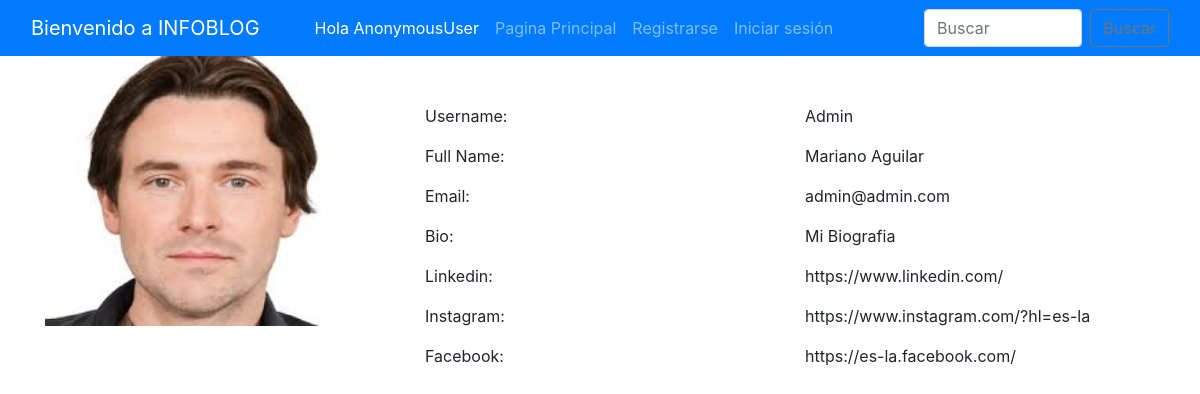
The page /user_profile/21/ on the database its author committed.
### home/models.py (models this page shows, shortened)
class BlogPost(models.Model):
    title=models.CharField(max_length=255)
    author= models.ForeignKey(User, on_delete=models.CASCADE)
    category = models.CharField(max_length=130)
    slug=models.CharField(max_length=130)
    content=models.TextField()
    image = models.ImageField(upload_to="profile_pics", blank=True, null=True)
    dateTime=models.DateTimeField(auto_now_add=True)

class Profile(models.Model):
    user = models.OneToOneField(User, on_delete=models.CASCADE, blank=True, null=True)
    image = models.ImageField(upload_to="profile_pics", blank=True, null=True)
    bio = models.TextField(blank=True, null=True)
    phone_no = models.IntegerField(blank=True, null=True)
    facebook = models.CharField(max_length=300, blank=True, null=True)
    instagram = models.CharField(max_length=300, blank=True, null=True)
    linkedin = models.CharField(max_length=300, blank=True, null=True)

### home/views.py (the view)
# urls.py: path("user_profile/<int:myid>/", views.user_profile, name="user_profile"),
def user_profile(request, myid):
    post = BlogPost.objects.filter(id=myid)
    return render(request, "user_profile.html", {'post':post})

### home/templates/user_profile.html (shortened to what this page needs)
{% extends 'base.html' %}
{% block body %}
<div class="container profile">
            <form method="post">
                <div class="row">
                    {% for i in post %}
                    <div class="col-md-4">
                        <div class="profile-img">
                            {% if i.author.profile.image %}
                            <img src="{{i.author.profile.image.url}}" alt="" width="310px" height="270px">
                            {% endif %}
                        </div>
                    </div>
                    <div class="col-md-8">
                        <div class="profile-tab">
                            <div class="tab-pane">
                                <br><br>
                                        <div class="row">
                                            <div class="col-md-6">
                                                <label>Username:</label>
                                            </div>
                                            <div class="col-md-6">
                                                <p>{{i.author}}</p>
                                            </div>
                                        </div>
                                        <div class="row">
                                            <div class="col-md-6">
                                                <label>Full Name:</label>
                                            </div>
                                            <div class="col-md-6">
                                                <p>{{i.author.get_full_name}}</p>
                                            </div>
                                        </div>
                                        <div class="row">
                                            <div class="col-md-6">
                                                <label>Email:</label>
                                            </div>
                                            <div class="col-md-6">
                                                <p>{{i.author.email}}</p>
                                            </div>
                                        </div>
                                        <div class="row">
                                            <div class="col-md-6">
                                                <label>Bio:</label>
                                            </div>
                                            <div class="col-md-6">
                                                <p>{{i.author.profile.bio}}</p>
                                            </div>
                                        </div>
                                        {% if i.author.profile.linkedin %}
                                        <div class="row">
                                            <div class="col-md-6">
                                                <label>Linkedin:</label>
                                            </div>
                                            <div class="col-md-6">
                                                <p>{{i.author.profile.linkedin}}</p>
                                            </div>
                                        </div>
                                        {% endif %}
                                        {% if i.author.profile.instagram %}
                                        <div class="row">
                                            <div class="col-md-6">
                                                <label>Instagram:</label>
                                            </div>
                                            <div class="col-md-6">
                                                <p>{{i.author.profile.instagram}}</p>
                                            </div>
                                        </div>
                                        {% endif %}
                                        {% if i.author.profile.facebook %}
                                        <div class="row">
                                            <div class="col-md-6">
                                                <label>Facebook:</label>
                                            </div>
                                            <div class="col-md-6">
                                                <p>{{i.author.profile.facebook}}</p>
                                            </div>
                                        </div>
                                        {% endif %}
                                        {% endfor %}
                            </div>
                        </div>
                    </div>
            </form>
            </div>
        {% endblock %}

### rows shown on the page
BlogPost: author.profile.image (picture), author "Admin", author.get_full_name "Mariano Aguilar", author.email "admin@admin.com", author.profile.bio "Mi Biografia", author.profile.linkedin "https://www.linkedin.com/", author.profile.instagram "https://www.instagram.com/?hl=es-la", author.profile.facebook "https://es-la.facebook.com/"

### other values the page prints
{{ request.user }} "AnonymousUser"
